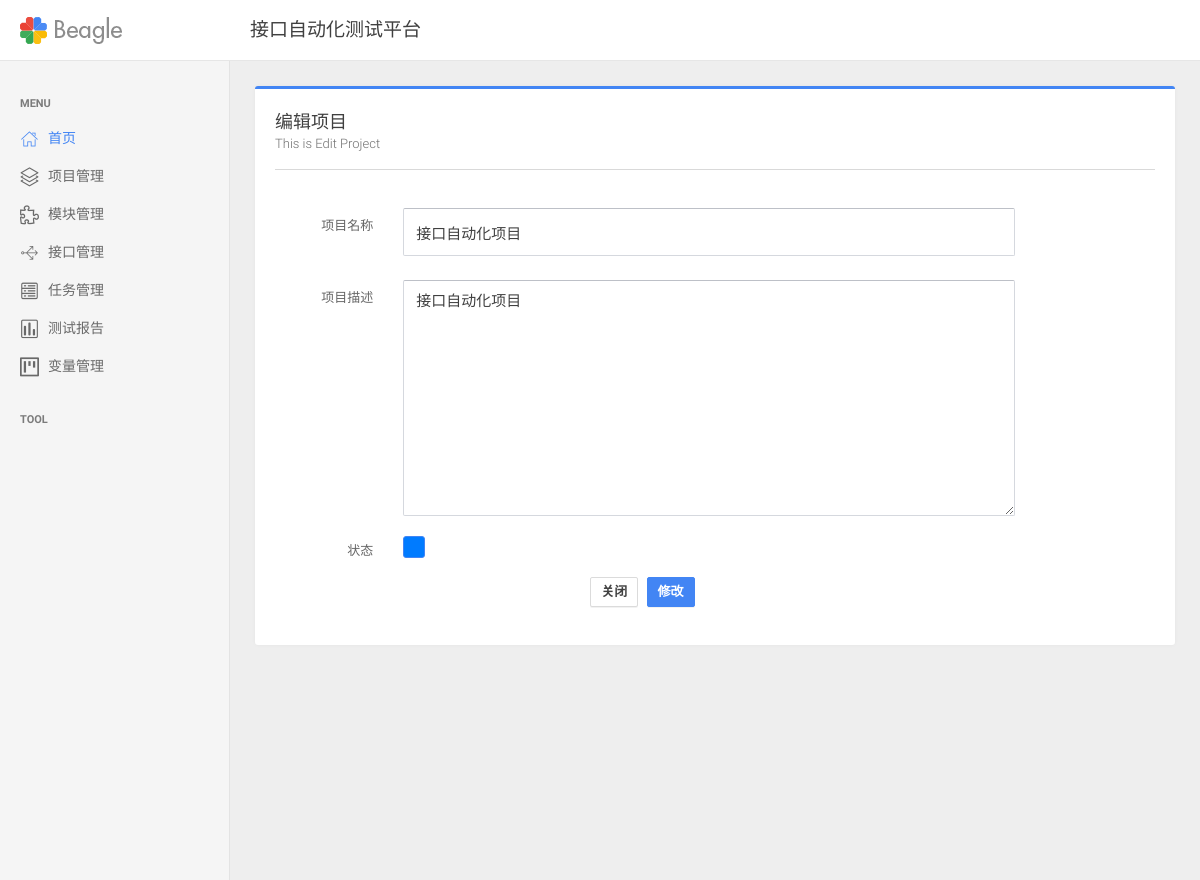
The page /project/edit/1/ on the database as committed earlier.
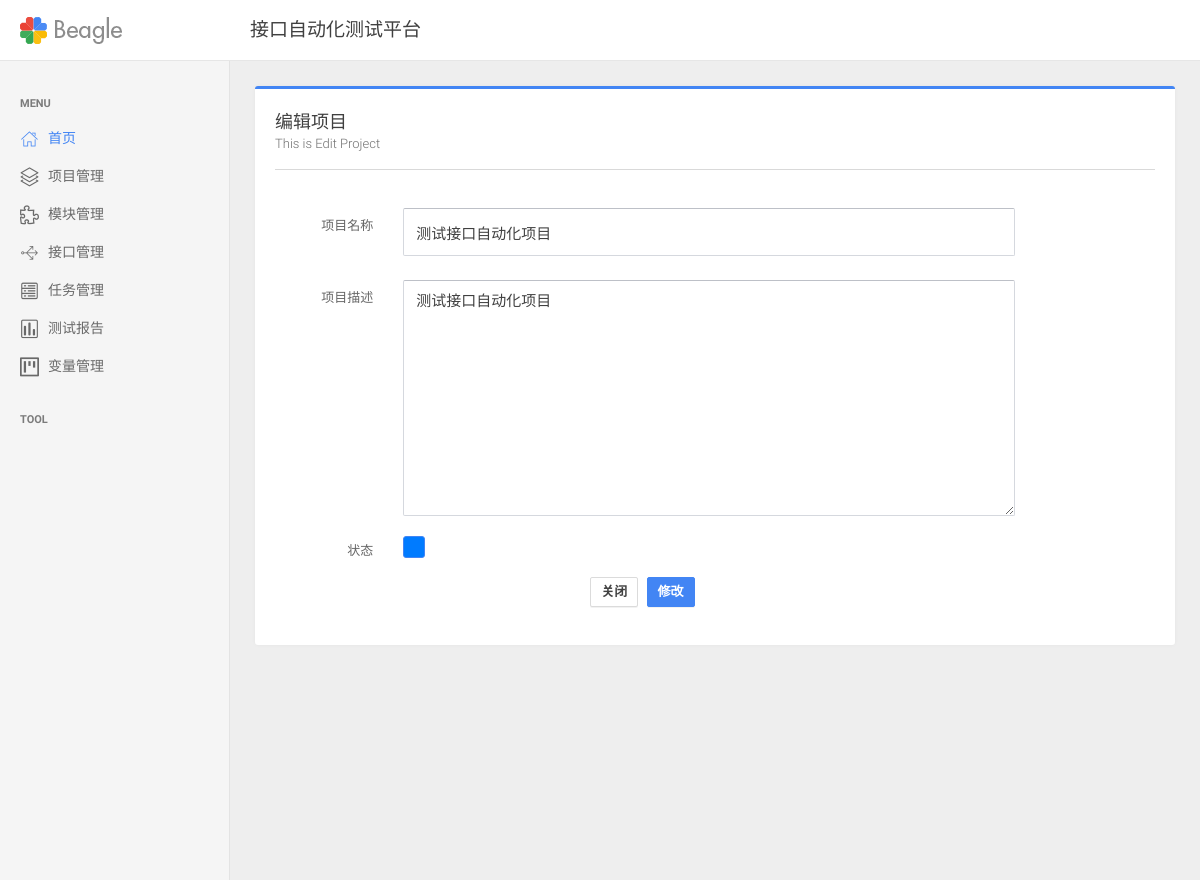
The same page on the database as committed later.
### project/models.py (models this page shows, shortened)
class Project(models.Model):
    name = models.CharField('项目名称', max_length=100, blank=False)
    describe = models.TextField('描述', default='')
    status = models.BooleanField('状态', default=True)
    create_time = models.DateTimeField('创建时间', auto_now_add=True)
    update_time = models.DateTimeField('更新时间', auto_now=True)
    class Meta:
        verbose_name = '项目管理'
        verbose_name_plural = '项目管理'

### project/views/project_views.py (the view, shortened to what this page needs)
# urls.py: path('edit/<int:id>/', project_views.edit)
def edit(request, id):
    if request.method == 'GET':
        if id:
            project = Project.objects.get(pk=id)
            form = EditProjectForm(instance=project)
            return render(request, 'project/edit.html', {
                'form': form,
                'pid': id
            })

### project/forms.py
class EditProjectForm(forms.ModelForm):
    class Meta:
        model = Project
        fields = ['name', 'describe', 'status']
        widgets = {
            'name': forms.TextInput(attrs={
                'class': 'form-control'
            }),
            'describe': forms.Textarea(attrs={
                'class': 'form-control'
            }),
            'status': forms.CheckboxInput(attrs={
                'id': 'check2',
                'class': 'custom-control-input'
            })
        }

### templates/project/edit.html (shortened to what this page needs)
{% extends "home.html" %}
{% block home %}
<div class="card card-border-color card-border-color-primary">
<div class="card-header card-header-divider">编辑项目
    <span class="card-subtitle">This is Edit Project</span>
</div>
<div class="card-body" style="margin-right: 140px ">
  <form action="/project/edit/{{ pid }}/" method="post">
    <div class="form-group row mt-2">
      <label class="col-3 col-lg-2 col-form-label text-right">项目名称</label>
      <div class="col-9 col-lg-10">
          {{ form.name }}
      </div>
    </div>
    <div class="form-group row">
      <label class="col-3 col-lg-2 col-form-label text-right">项目描述</label>
      <div class="col-9 col-lg-10">
        {{ form.describe }}
      </div>
    </div>
    <div class="form-group row pt-1 pb-1">
      <label class="col-3 col-lg-2 col-form-label text-right">状态</label>
        <div class="be-checkbox custom-control custom-checkbox" style="margin-left: 15px">
        </div>
        <div class="col-sm-6">
      </div>
    </div>
    <div class="text-center">
      <button class="btn btn-space btn-secondary">关闭</button>
      <button class="btn btn-space btn-primary" type="submit">修改</button>
    </div>
  </form>
</div>
</div>
{% endblock %}

Rows that differ between the two databases and show on the page:
changed Project: name "接口自动化项目" → "测试接口自动化项目"; describe "接口自动化项目" → "测试接口自动化项目"
